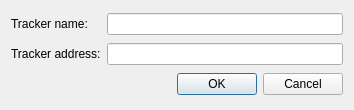
<?xml version="1.0" encoding="UTF-8"?>
<ui version="4.0">
 <class>DialogAddTracker</class>
 <widget class="QDialog" name="DialogAddTracker">
  <property name="geometry">
   <rect>
    <x>0</x>
    <y>0</y>
    <width>354</width>
    <height>110</height>
   </rect>
  </property>
  <property name="sizePolicy">
   <sizepolicy hsizetype="Fixed" vsizetype="Fixed">
    <horstretch>0</horstretch>
    <verstretch>0</verstretch>
   </sizepolicy>
  </property>
  <property name="minimumSize">
   <size>
    <width>354</width>
    <height>110</height>
   </size>
  </property>
  <property name="maximumSize">
   <size>
    <width>354</width>
    <height>110</height>
   </size>
  </property>
  <property name="windowTitle">
   <string>Dialog</string>
  </property>
  <layout class="QGridLayout" name="gridLayout">
   <item row="0" column="0">
    <widget class="QLabel" name="label">
     <property name="text">
      <string>Tracker name:</string>
     </property>
    </widget>
   </item>
   <item row="0" column="1">
    <widget class="QLineEdit" name="lineEdit"/>
   </item>
   <item row="1" column="0">
    <widget class="QLabel" name="label_2">
     <property name="text">
      <string>Tracker address:</string>
     </property>
    </widget>
   </item>
   <item row="1" column="1">
    <widget class="QLineEdit" name="lineEdit_2"/>
   </item>
   <item row="2" column="1">
    <widget class="QDialogButtonBox" name="buttonBox">
     <property name="orientation">
      <enum>Qt::Horizontal</enum>
     </property>
     <property name="standardButtons">
      <set>QDialogButtonBox::Cancel|QDialogButtonBox::Ok</set>
     </property>
    </widget>
   </item>
  </layout>
 </widget>
 <resources/>
 <connections>
  <connection>
   <sender>buttonBox</sender>
   <signal>accepted()</signal>
   <receiver>DialogAddTracker</receiver>
   <slot>accept()</slot>
   <hints>
    <hint type="sourcelabel">
     <x>248</x>
     <y>254</y>
    </hint>
    <hint type="destinationlabel">
     <x>157</x>
     <y>274</y>
    </hint>
   </hints>
  </connection>
  <connection>
   <sender>buttonBox</sender>
   <signal>rejected()</signal>
   <receiver>DialogAddTracker</receiver>
   <slot>reject()</slot>
   <hints>
    <hint type="sourcelabel">
     <x>316</x>
     <y>260</y>
    </hint>
    <hint type="destinationlabel">
     <x>286</x>
     <y>274</y>
    </hint>
   </hints>
  </connection>
 </connections>
</ui>
